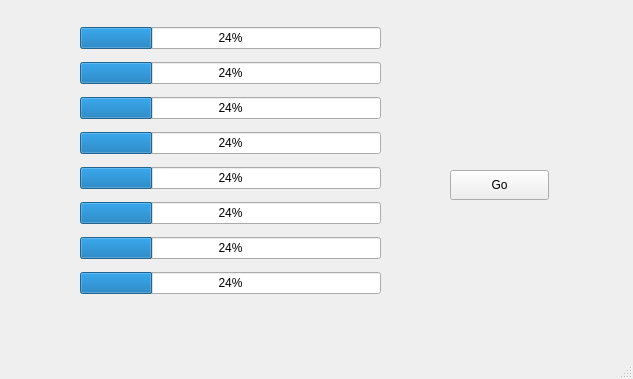
<?xml version="1.0" encoding="UTF-8"?>
<ui version="4.0">
 <class>MainWindow</class>
 <widget class="QMainWindow" name="MainWindow">
  <property name="geometry">
   <rect>
    <x>0</x>
    <y>0</y>
    <width>633</width>
    <height>379</height>
   </rect>
  </property>
  <property name="windowTitle">
   <string>MainWindow</string>
  </property>
  <widget class="QWidget" name="centralwidget">
   <widget class="QPushButton" name="pushButton">
    <property name="geometry">
     <rect>
      <x>450</x>
      <y>170</y>
      <width>99</width>
      <height>30</height>
     </rect>
    </property>
    <property name="text">
     <string>Go</string>
    </property>
   </widget>
   <widget class="QWidget" name="verticalLayoutWidget">
    <property name="geometry">
     <rect>
      <x>80</x>
      <y>20</y>
      <width>301</width>
      <height>284</height>
     </rect>
    </property>
    <layout class="QVBoxLayout" name="lay">
     <item>
      <widget class="QProgressBar" name="progressBar_6">
       <property name="value">
        <number>24</number>
       </property>
      </widget>
     </item>
     <item>
      <widget class="QProgressBar" name="progressBar_4">
       <property name="value">
        <number>24</number>
       </property>
      </widget>
     </item>
     <item>
      <widget class="QProgressBar" name="progressBar_5">
       <property name="value">
        <number>24</number>
       </property>
      </widget>
     </item>
     <item>
      <widget class="QProgressBar" name="progressBar_3">
       <property name="value">
        <number>24</number>
       </property>
      </widget>
     </item>
     <item>
      <widget class="QProgressBar" name="progressBar_7">
       <property name="value">
        <number>24</number>
       </property>
      </widget>
     </item>
     <item>
      <widget class="QProgressBar" name="progressBar_2">
       <property name="value">
        <number>24</number>
       </property>
      </widget>
     </item>
     <item>
      <widget class="QProgressBar" name="progressBar_8">
       <property name="value">
        <number>24</number>
       </property>
      </widget>
     </item>
     <item>
      <widget class="QProgressBar" name="progressBar">
       <property name="value">
        <number>24</number>
       </property>
      </widget>
     </item>
    </layout>
   </widget>
  </widget>
  <widget class="QMenuBar" name="menubar">
   <property name="geometry">
    <rect>
     <x>0</x>
     <y>0</y>
     <width>633</width>
     <height>28</height>
    </rect>
   </property>
  </widget>
  <widget class="QStatusBar" name="statusbar"/>
 </widget>
 <resources/>
 <connections>
  <connection>
   <sender>pushButton</sender>
   <signal>clicked()</signal>
   <receiver>MainWindow</receiver>
   <slot>go()</slot>
   <hints>
    <hint type="sourcelabel">
     <x>477</x>
     <y>211</y>
    </hint>
    <hint type="destinationlabel">
     <x>517</x>
     <y>342</y>
    </hint>
   </hints>
  </connection>
 </connections>
 <slots>
  <slot>go()</slot>
 </slots>
</ui>
